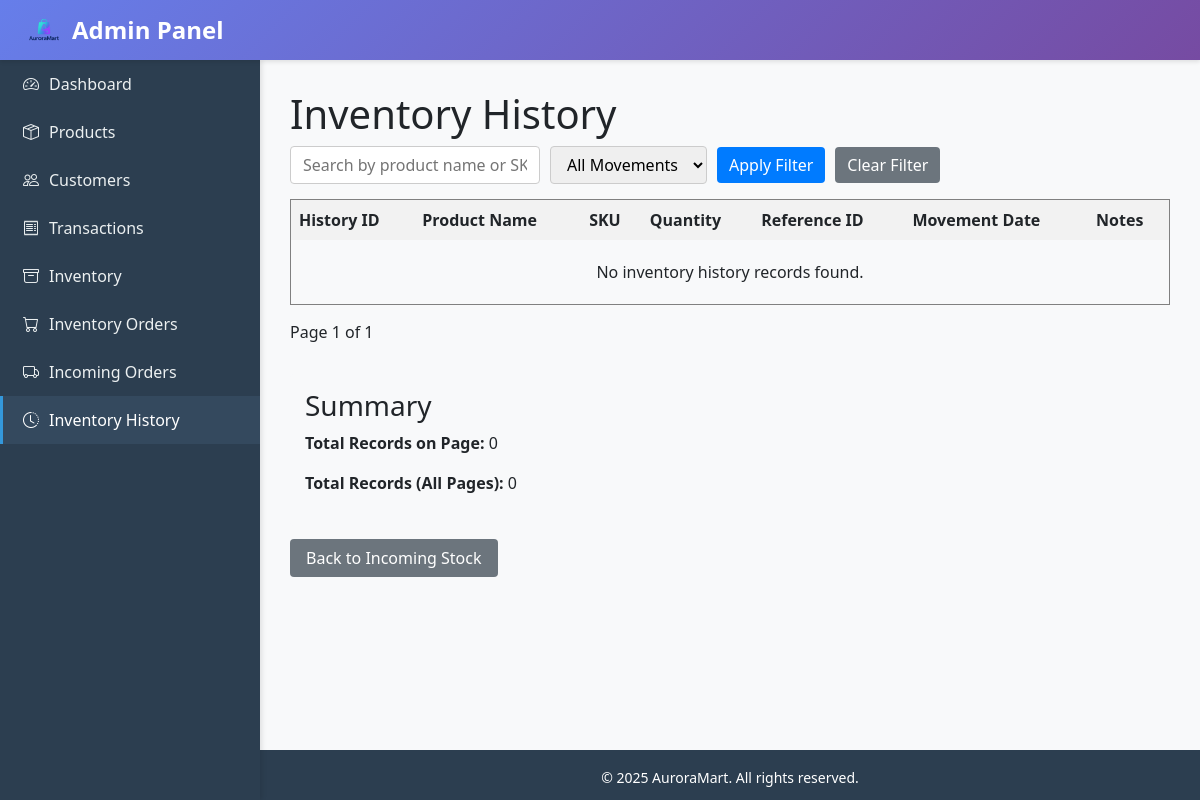
Before: /admin_panel/inventory-history/ with the older database file.
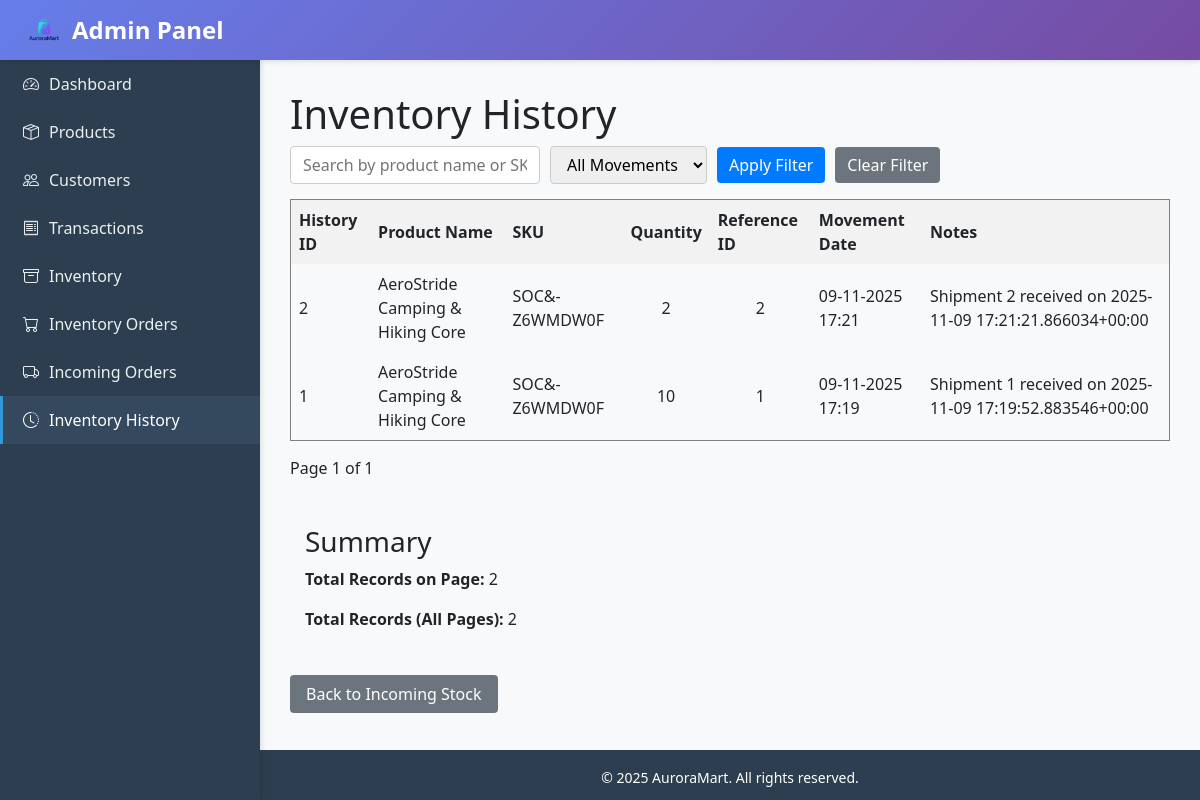
After: the same page with the newer database file.
### admin_panel/models.py (models this page shows, shortened)
class InventoryHistory(models.Model):
    MOVEMENT_TYPES = [
        ('incoming', 'Incoming'),
        ('outgoing', 'Outgoing'),
    ]
    history_id = models.AutoField(primary_key=True)
    product = models.ForeignKey(Product, on_delete=models.CASCADE, related_name='inventory_history')
    movement_type = models.CharField(max_length=20, choices=MOVEMENT_TYPES)
    quantity = models.PositiveIntegerField(validators=[MinValueValidator(1)])
    reference_id = models.PositiveIntegerField(null=True, blank=True)  # Shipment ID or Transaction ID
    movement_date = models.DateTimeField(auto_now_add=True)
    notes = models.TextField(blank=True, null=True)

### auroramart/models.py (models this page shows, shortened)
class Product(models.Model):
    sku = models.CharField(max_length=64, unique=True, verbose_name="SKU Code")
    name = models.CharField(max_length=255, verbose_name="Product Name")
    description = models.TextField(blank=True, verbose_name="Product Description")
    category = models.ForeignKey(
        Category, related_name="products", on_delete=models.PROTECT, verbose_name="Product Category"
    )
    subcategory = models.ForeignKey(
        SubCategory, related_name="products", on_delete=models.PROTECT, verbose_name="Product Subcategory"
    )
    quantity_on_hand = models.PositiveIntegerField(default=0, validators=[MinValueValidator(0)])
    reorder_quantity = models.PositiveIntegerField(default=10, validators=[MinValueValidator(0)])
    unit_price = models.DecimalField(
        max_digits=10, decimal_places=2, default=0.00, validators=[MinValueValidator(0)]
    )
    rating = models.DecimalField(
        max_digits=3,
        decimal_places=1,
        default=0.0,
        null=True,
        blank=True,
        validators=[MinValueValidator(0), MaxValueValidator(5)],
        verbose_name="Product Rating"
    )
    is_active = models.BooleanField(default=True)
    image_url = models.URLField(
        max_length=500,
        blank=True,
        null=True,
        verbose_name="Image URL",
        help_text="External image URL (e.g., from Google Images)"
    )
    image = models.ImageField(
        upload_to='products/',
        blank=True,
        null=True,
        verbose_name="Product Image",
        help_text="Upload a product image file"
    )
    class Meta:
        ordering = ["name"]
        indexes = [
            models.Index(fields=["sku"]),
            models.Index(fields=["is_active"]),
        ]

### admin_panel/views.py (the view)
# urls.py: path("inventory-history/", views.inventory_history, name="inventory_history"),
def inventory_history(request):
    history = InventoryHistory.objects.all().order_by('-movement_date')
    movement_filter = request.GET.get('movement_type', '')
    if movement_filter:
        history = history.filter(movement_type=movement_filter)
    search_query = request.GET.get('search', '')
    if search_query:
        history = history.filter(
            product__name__icontains=search_query
        ) | history.filter(
            product__sku__icontains=search_query
        )
    paginator = Paginator(history, 20)
    page_number = request.GET.get('page')
    page_obj = paginator.get_page(page_number)
    context = {
        'page_obj': page_obj,
        'movement_filter': movement_filter,
        'search_query': search_query,
    }
    return render(request, 'admin_panel/inventory_history.html', context)

### ecommercemodule/context_processors.py (called while the page is built)
def cart_item_count(request):
    cart = None
    if not hasattr(request, "session"):
        return {"cart_item_count": 0}
    if request.user.is_authenticated:
        profile, _ = Customer.objects.get_or_create(user=request.user)
        cart = Cart.objects.filter(customer=profile).first()
    else:
        session_key = request.session.session_key
        if not session_key:
            request.session.create()
            session_key = request.session.session_key
        cart = Cart.objects.filter(session_key=session_key).first()
    if not cart:
        return {"cart_item_count": 0}
    total = cart.items.aggregate(total=Sum("quantity"))["total"] or 0
    return {"cart_item_count": total}

### admin_panel/templates/admin_panel/inventory_history.html (shortened to what this page needs)
{% extends "base.html" %}
{% block content %}
<h1>Inventory History</h1>
<div style="margin-bottom:15px;">
    <form method="get" style="display:flex; gap:10px; align-items:center; flex-wrap:wrap;">
        <input type="text" name="search" placeholder="Search by product name or SKU..." value="{{ search_query }}" style="padding:6px 12px; border:1px solid #ccc; border-radius:4px; width:250px;">
        <select name="movement_type" style="padding:6px 12px; border:1px solid #ccc; border-radius:4px;">
            <option value="">All Movements</option>
        </select>
        <button type="submit" style="padding:6px 12px; background-color:#007BFF; color:white; border:none; border-radius:4px; cursor:pointer;">
            Apply Filter
        </button>
        <a href="{% url 'admin_panel:inventory_history' %}" style="padding:6px 12px; background-color:#6c757d; color:white; text-decoration:none; border-radius:4px; cursor:pointer;">
            Clear Filter
        </a>
    </form>
</div>
<table border="1" cellpadding="8" cellspacing="0" style="width:100%; border-collapse:collapse; margin-top:15px;">
    <thead>
        <tr style="background-color:#f2f2f2;">
            <th>History ID</th>
            <th>Product Name</th>
            <th>SKU</th>
            <th>Quantity</th>
            <th>Reference ID</th>
            <th>Movement Date</th>
            <th>Notes</th>
        </tr>
    </thead>
    <tbody>
        {% for record in page_obj %}
        <tr>
            <td>{{ record.history_id }}</td>
            <td>{{ record.product.name }}</td>
            <td>{{ record.product.sku }}</td>
            <td style="text-align:center;">{{ record.quantity }}</td>
            <td style="text-align:center;">
                {% if record.reference_id %}
                    {{ record.reference_id }}
                {% else %}
                    —
                {% endif %}
            </td>
            <td>{{ record.movement_date|date:"d-m-Y H:i" }}</td>
            <td>
                {% if record.notes %}
                    {{ record.notes }}
                {% else %}
                    —
                {% endif %}
            </td>
        </tr>
        {% empty %}
        <tr>
            <td colspan="7" style="text-align:center; padding:20px;">No inventory history records found.</td>
        </tr>
        {% endfor %}
    </tbody>
</table>
<div style="margin-top:15px;">
    Page {{ page_obj.number }} of {{ page_obj.paginator.num_pages }}
</div>
<div style="margin-top:30px; padding:15px; background-color:#f8f9fa; border-radius:4px;">
    <h3>Summary</h3>
    <p><strong>Total Records on Page:</strong> {{ page_obj|length }}</p>
    <p><strong>Total Records (All Pages):</strong> {{ page_obj.paginator.count }}</p>
</div>
<div style="margin-top:20px;">
    <a href="{% url 'admin_panel:incoming_stock' %}" style="padding:8px 16px; background-color:#6c757d; color:white; text-decoration:none; border-radius:4px; cursor:pointer;">
        Back to Incoming Stock
    </a>
</div>
{% endblock %}

Changed rows visible on the page:
added InventoryHistory: history_id "2", product.name "AeroStride Camping & Hiking Core", product.sku "SOC&-Z6WMDW0F", quantity "2", reference_id "2", movement_date "09-11-2025 17:21", notes "Shipment 2 received on 2025-11-09 17:21:21.866034+00:00"
added InventoryHistory: history_id "1", product.name "AeroStride Camping & Hiking Core", product.sku "SOC&-Z6WMDW0F", quantity "10", reference_id "1", movement_date "09-11-2025 17:19", notes "Shipment 1 received on 2025-11-09 17:19:52.883546+00:00"
Other visible differences:
{{ page_obj|length }}: "0" → "2"
{{ page_obj.paginator.count }}: "0" → "2"
text no longer shown: "No inventory history records found."
